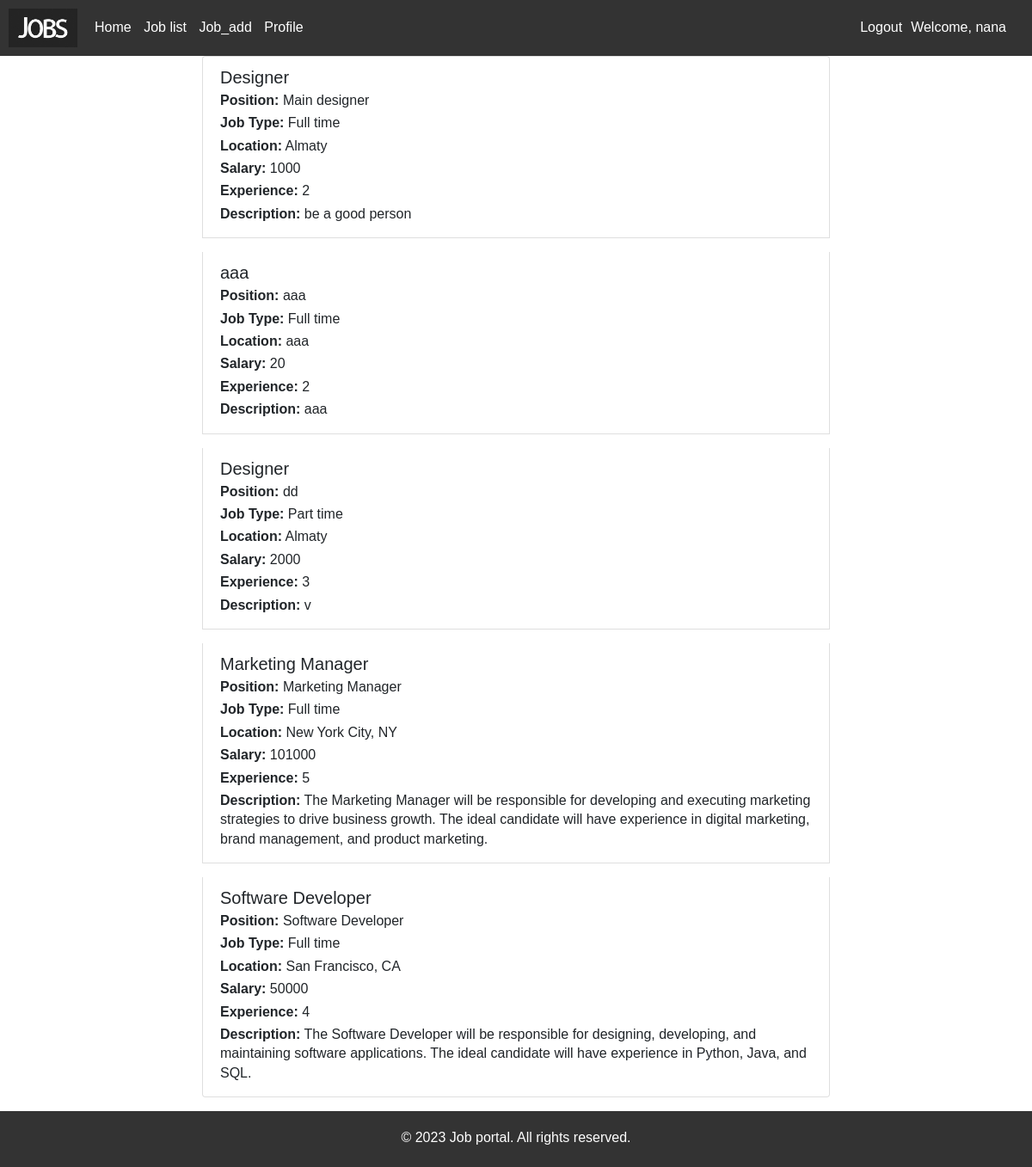
The app's page /search/ (signed in) with its own data.
### job_portal/models.py (models this page shows, shortened)
class Job(models.Model):
    job_name = models.CharField(max_length=200, default='')
    position = models.CharField(max_length=100, default='')
    JOB_TYPE = (
        ('1', "Full time"),
        ('2', "Part time"),
        ('3', "Internship"),
    )
    job_type = models.CharField(choices=JOB_TYPE, max_length=1)
    location = models.CharField(max_length=100, default='')
    salary = models.IntegerField(null=True)
    experience = models.IntegerField(null=True)
    description = models.CharField(max_length=255, default='')

### job_portal/views.py (the view)
# urls.py: path('search/', views.search_job, name='search_job')
def search_job(request):
    search_text = request.GET.get("search", "")
    category = request.GET.get("category")
    jobs = Job.objects.all()
    if search_text and category:
        jobs = jobs.filter(
            Q(job_name__icontains=search_text) & Q(job_type=category)
        )
    elif search_text:
        jobs = jobs.filter(job_name__icontains=search_text)
    context = {
        "jobs": jobs,
    }
    return render(request, "job_portal/search_results.html", context)

### job_portal/templates/job_portal/search_results.html
{% extends 'base.html' %}
{% load static %}
{% block content %}
    <div class="container">
        <div class="row">
            <div class="col-md-8 offset-md-2">
                <div class="list-group">
                    {% if jobs %}
                        {% for job in jobs %}
                            <div class="list-group-item mb-3">
                                <h5 class="mb-1">{{ job.job_name }}</h5>
                                <p class="mb-1"><strong>Position:</strong> {{ job.position }}</p>
                                <p class="mb-1"><strong>Job Type:</strong> {{ job.get_job_type_display }}</p>
                                <p class="mb-1"><strong>Location:</strong> {{ job.location }}</p>
                                <p class="mb-1"><strong>Salary:</strong> {{ job.salary }}</p>
                                <p class="mb-1"><strong>Experience:</strong> {{ job.experience }}</p>
                                <p class="mb-1"><strong>Description:</strong> {{ job.description }}</p>
                            </div>
                        {% endfor %}
                    {% else %}
                        <p>No jobs found.</p>
                    {% endif %}
                </div>
            </div>
        </div>
    </div>
{% endblock %}

### templates/base.html (shortened to what this page needs)
<!DOCTYPE html>
{% load static %}
<html>
<head>
     <link rel="stylesheet" href="https://stackpath.bootstrapcdn.com/bootstrap/4.4.1/css/bootstrap.min.css">
    <link rel="stylesheet" href="https://cdnjs.cloudflare.com/ajax/libs/font-awesome/4.7.0/css/font-awesome.min.css">
    <link rel="stylesheet" href="{% static 'main.css' %}">
</head>
<body>
    <header class="header">
    <h1 class="logo"><img src="{% static 'img/logo.jpg' %}" style="width: 80px"></h1>
    <nav class="nav">
      <ul>
        <li><a href="/">Home</a></li>
        <li><a href="/job_list">Job list</a></li>
        <li><a href="/job_add">Job_add</a></li>
        <li><a href="/profile">Profile</a></li>
      </ul>
      {% if user.is_authenticated %}
        <div class="authenticated">
            <a class="logout" href="/logout">Logout</a>
            <p class="welcome">Welcome, {{user.username}}</p>
        </div>
      {% else %}
        <a class="login" href="/login">Login</a>
      {% endif %}
    </nav>
  </header>
        {% block content %}{% endblock %}
  <footer class="footer">
    <p>&copy; 2023 Job portal. All rights reserved.</p>
  </footer>
</body>
</html>

### static/main.css (style rules this page uses)
body, h1, h2, h3, p, ul, li { margin: 0; padding: 0; }
body { font-family: Arial, sans-serif; line-height: 1.4; }
header { background-color: #333; color: #fff; padding: 20px; }
h1 { font-size: 24px; margin: 0; }
nav ul { list-style-type: none; }
nav ul li { display: inline-block; margin-right: 10px; }
nav ul li a { color: #fff; text-decoration: none; }

### records on screen
Job: job_name "Designer", position "Main designer", job_type "Full time", location "Almaty", salary "1000", experience "2", description "be a good person"
Job: job_name "aaa", position "aaa", job_type "Full time", location "aaa", salary "20", experience "2", description "aaa"
Job: job_name "Designer", position "dd", job_type "Part time", location "Almaty", salary "2000", experience "3", description "v"
Job: job_name "Marketing Manager", position "Marketing Manager", job_type "Full time", location "New York City, NY", salary "101000", experience "5", description "The Marketing Manager will be responsible for developing and executing marketing strategies to drive business growth. The ideal candidate will have experience in digital marketing, brand management, and product marketing."
Job: job_name "Software Developer", position "Software Developer", job_type "Full time", location "San Francisco, CA", salary "50000", experience "4", description "The Software Developer will be responsible for designing, developing, and maintaining software applications. The ideal candidate will have experience in Python, Java, and SQL."

### other values on screen
{{ user.username }} "nana"
